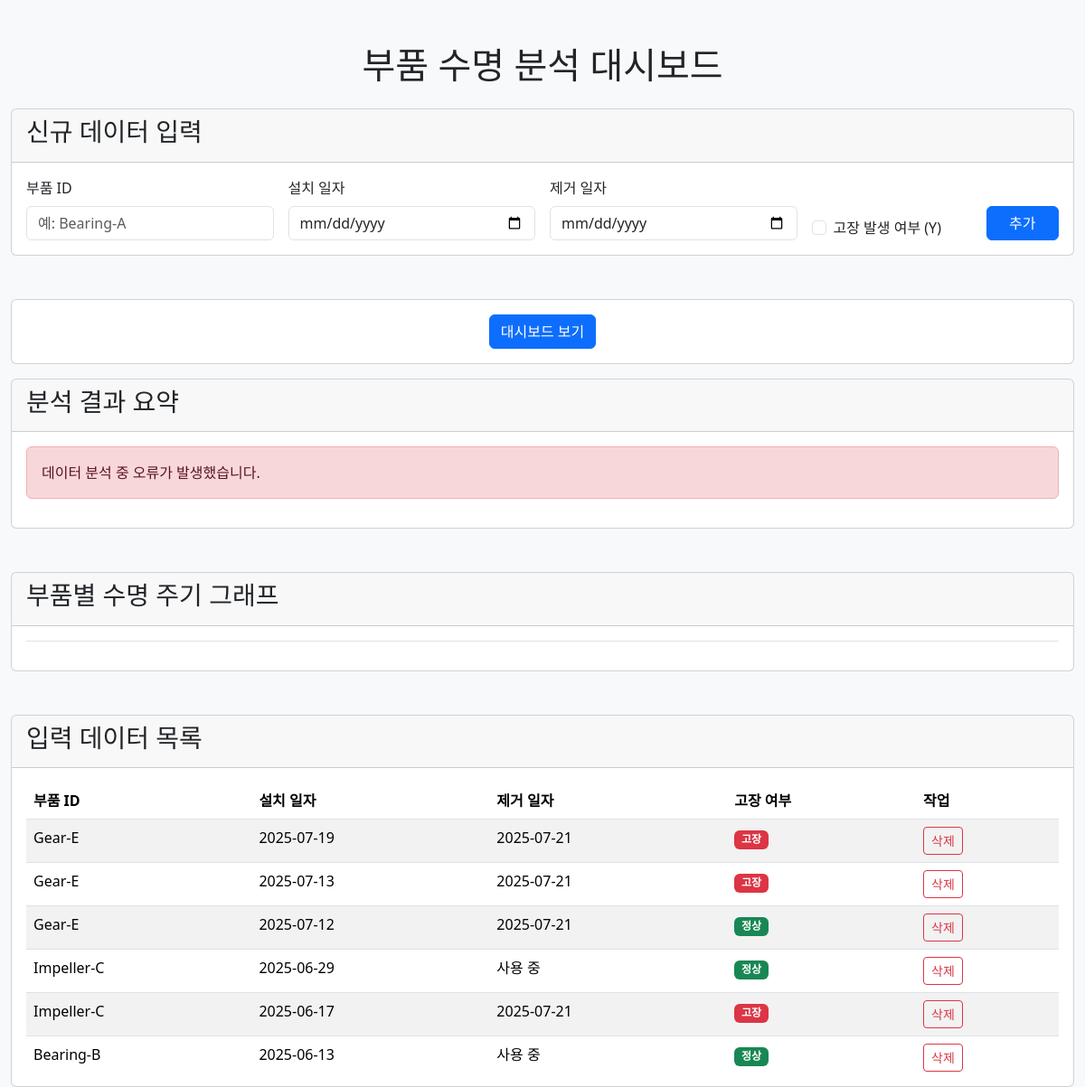
Before: / with the older database file.
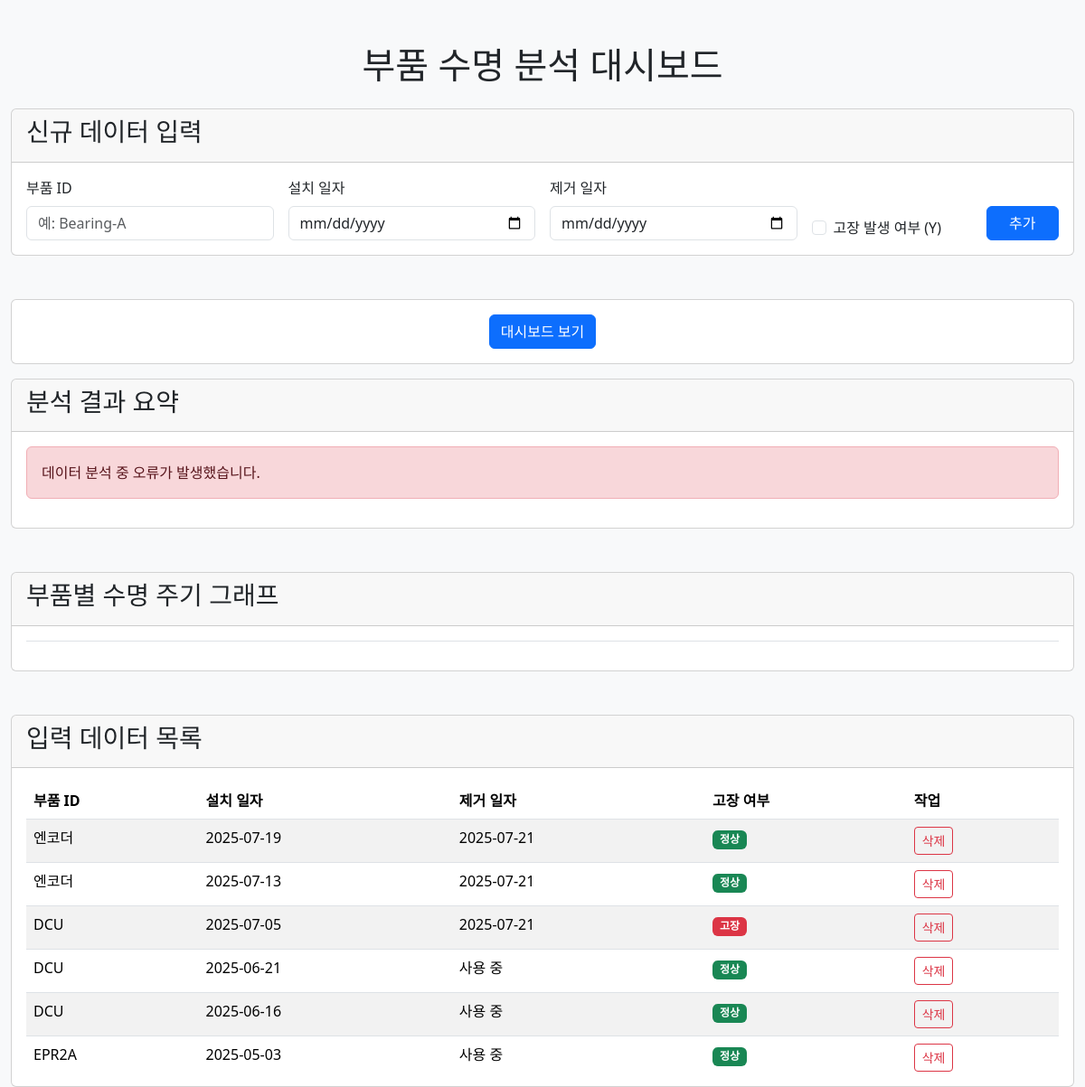
After: the same page with the newer database file.
### app.py (models this page shows, shortened)
class PumpData(db.Model):
    id = db.Column(db.Integer, primary_key=True)
    part_id = db.Column(db.String(100), nullable=False)
    install_date = db.Column(db.Date, nullable=False)
    removal_date = db.Column(db.Date, nullable=True)
    is_failure = db.Column(db.Boolean, nullable=False)

### app.py (the view)
@app.route('/')
def index():
    all_data = PumpData.query.order_by(PumpData.install_date.desc()).all()
    return render_template('index.html', all_data=all_data)

### templates/index.html (shortened to what the changed rows need)
<!DOCTYPE html>
<html lang="ko">
<head>
    <link href="https://cdn.jsdelivr.net/npm/bootstrap@5.3.3/dist/css/bootstrap.min.css" rel="stylesheet">
</head>
<body>
    <div class="container mt-5">
        <h1 class="text-center mb-4">부품 수명 분석 대시보드</h1>
        <div class="card">
            <div class="card-body">
                <div style="max-height: 320px; overflow-y: auto;">
                    <table class="table table-striped table-hover mb-0">
                        <thead>
                            <tr>
                                <th>부품 ID</th>
                                <th>설치 일자</th>
                                <th>제거 일자</th>
                                <th>고장 여부</th>
                                <th>작업</th>
                            </tr>
                        </thead>
                        <tbody>
                            {% for item in all_data %}
                            <tr>
                                <td>{{ item.part_id }}</td>
                                <td>{{ item.install_date.strftime('%Y-%m-%d') }}</td>
                                <td>{{ item.removal_date.strftime('%Y-%m-%d') if item.removal_date else '사용 중' }}</td>
                                <td><span class="badge {{ 'bg-danger' if item.is_failure else 'bg-success' }}">{{ '고장' if item.is_failure else '정상' }}</span></td>
                                <td>
                                    <a href="/delete/{{ item.id }}" class="btn btn-sm btn-outline-danger" onclick="return confirm('정말로 삭제하시겠습니까?');">삭제</a>
                                </td>
                            </tr>
                            {% endfor %}
                        </tbody>
                    </table>
                </div>
            </div>
        </div>
    </div>
</body>
</html>

Changed rows visible on the page:
no longer on this page (row edited): PumpData: part_id "Gear-E", install_date "2025-07-19", removal_date "2025-07-21", is_failure "고장"
no longer on this page (row edited): PumpData: part_id "Gear-E", install_date "2025-07-13", removal_date "2025-07-21", is_failure "고장"
no longer on this page (row edited): PumpData: part_id "Gear-E", install_date "2025-07-12", removal_date "2025-07-21", is_failure "정상"
no longer on this page (row edited): PumpData: part_id "Impeller-C", install_date "2025-06-29", removal_date "사용 중", is_failure "정상"
no longer on this page (row edited): PumpData: part_id "Impeller-C", install_date "2025-06-17", removal_date "2025-07-21", is_failure "고장"
no longer on this page (row edited): PumpData: part_id "Bearing-B", install_date "2025-06-13", removal_date "사용 중", is_failure "정상"
now on this page (row edited): PumpData: part_id "엔코더", install_date "2025-07-19", removal_date "2025-07-21", is_failure "정상"
now on this page (row edited): PumpData: part_id "엔코더", install_date "2025-07-13", removal_date "2025-07-21", is_failure "정상"
now on this page (row edited): PumpData: part_id "DCU", install_date "2025-07-05", removal_date "2025-07-21", is_failure "고장"
now on this page (row edited): PumpData: part_id "DCU", install_date "2025-06-21", removal_date "사용 중", is_failure "정상"
now on this page (row edited): PumpData: part_id "DCU", install_date "2025-06-16", removal_date "사용 중", is_failure "정상"
now on this page (row edited): PumpData: part_id "EPR2A", install_date "2025-05-03", removal_date "사용 중", is_failure "정상"
